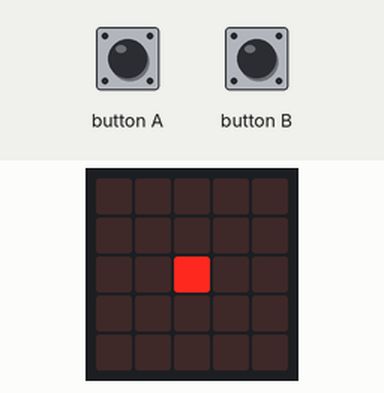
This program was run on a simulated BBC micro:bit running MicroPython. Parts: the board's 5×5 LED display. The inputs (shaded band) are chosen by the test bench.

Above: at 1.2 s.
1.3 s: button A pressed for 0.15 s
At 1.9 s:
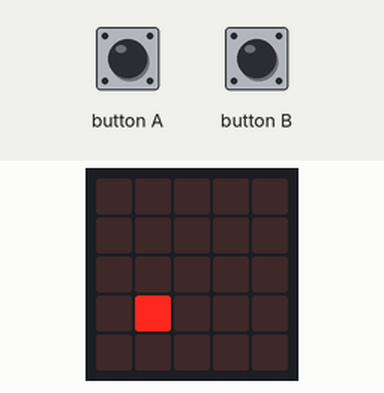
4.4 s: button B pressed for 0.15 s
At 4.9 s:
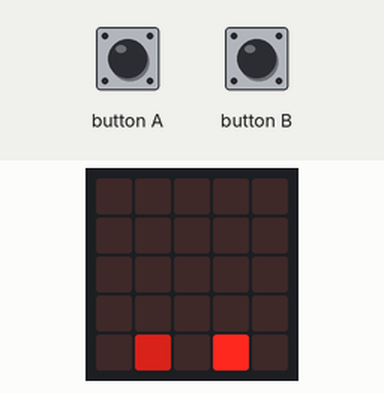
7.5 s: button A pressed for 1 s
At 7.9 s:
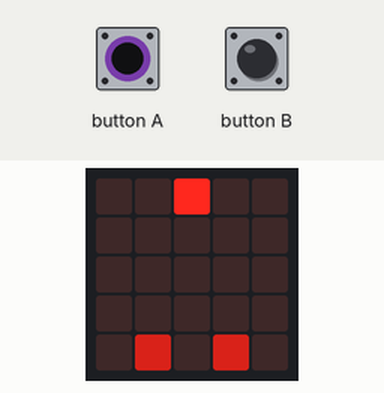
11.5 s: button B pressed for 1 s
At 11.9 s:
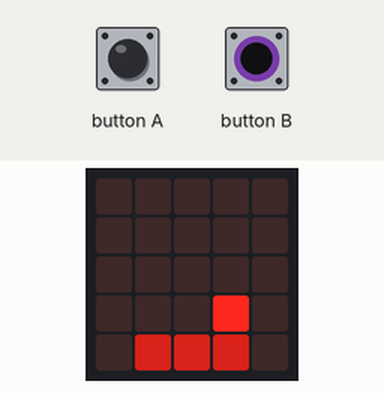
14.5 s: button A pressed for 0.15 s
At 14.8 s:
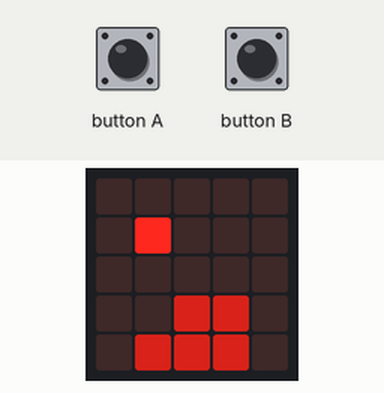
17.5 s: button B pressed for 0.15 s
At 20.4 s:
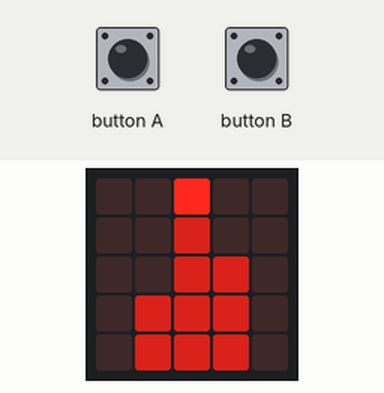
Timing chart, 0 to 21.6 s (numbered marks = the images above; inputs shaded):
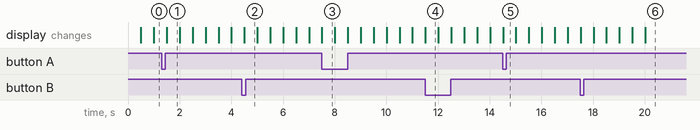

Measured:
- after the input at 1.3 s, the display: changes after 0.20 s (image 1)
- after the input at 4.4 s, the display: changes after 0.11 s (image 2)
- after the input at 7.5 s, the display: changes at once (image 3)
- after the input at 11.5 s, the display: changes at once (image 4)
- after the input at 14.5 s, the display: changes at once (image 5)
- after the input at 17.5 s, the display: first changes at once (image 6 shows a later state)
- what the display in image 1 shows lasts 0.5 s, from 1.5 s to 2.0 s

The program:

tiny-tetris-03.py
```python
# Tiny Tetris clone for Microbit

from microbit import *


# board dimensions
top_row = 0
bottom_row = 4

left_column = 0
right_column = 4

max_pixel_intensity = 9
mid_pixel_intensity = 5
off_pixel_intensity = 0

Frame_Rate_In_Milliseconds = 500


class Block:

    def __init__(self):
        self.x = 2
        self.y = top_row
        self.intensity = max_pixel_intensity

    def draw(self, screen):
        screen.set_pixel(self.x, self.y, self.intensity)

    def hide(self, screen):
        screen.set_pixel(self.x, self.y, off_pixel_intensity)

    def can_drop(self, board):
        if self.y >= bottom_row:
            return False

        return board.has_block_at(self.x, self.y + 1)

    def drop(self):
        self.y += 1

    def move_left(self):
        if self.x > left_column:
            self.x -= 1

    def move_right(self):
        if self.x < right_column:
            self.x += 1


class Board:

    def __init__(self):
        self.bitmap = Image("00000:" * 5)
        self.intensity = mid_pixel_intensity

    def draw(self, screen):
        screen.show(self.bitmap)

    def has_block_at(self, x, y):
        pixel = self.bitmap.get_pixel(x, y)
        return pixel == off_pixel_intensity

    def accept_block(self, block):
        self.bitmap.set_pixel(block.x, block.y, self.intensity)


# Start Game

block = Block()
board = Board()

# Game loop
while True:

    board.draw(display)
    block.draw(display)

    sleep(Frame_Rate_In_Milliseconds)

    block.hide(display)

    if button_a.was_pressed():
        block.move_left()
    elif button_b.was_pressed():
        block.move_right()

    if block.can_drop(board):
        block.drop()
    else:
        board.accept_block(block)
        block = Block()
```
